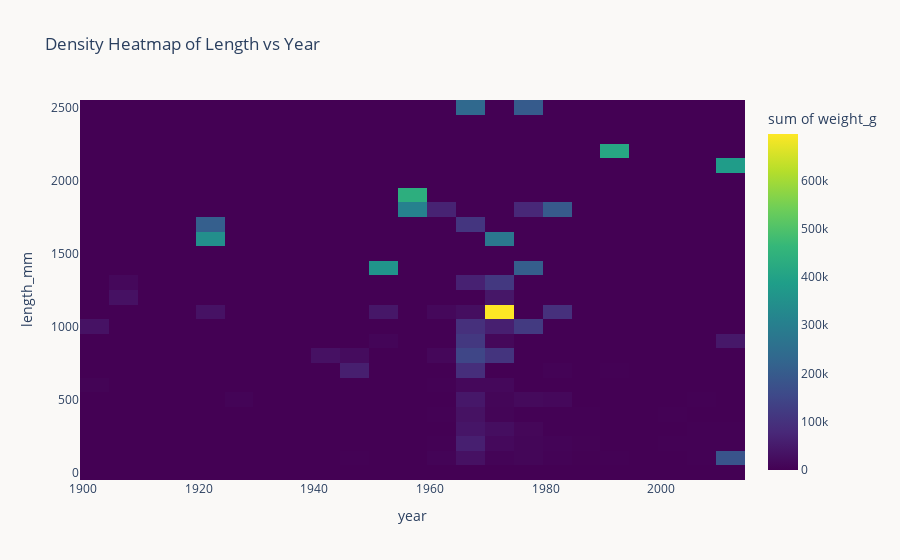

Source (notebook cell):
### Code cell
fig = px.density_heatmap(
    df, 
    x='year', 
    y='length_mm', 
    z='weight_g', 
    nbinsx=30, 
    nbinsy=30, 
    color_continuous_scale='Viridis',  # You can replace 'Viridis' with any other color scale
    title='Density Heatmap of Length vs Year'
)

# Update layout to change background color
fig.update_layout(
    plot_bgcolor='rgba(0, 0, 0, 0)',  # Set the plot background color (transparent in this case)
    paper_bgcolor='#FAF9F7'  # Set the background color around the plot
)

# Show the plot
fig.show()

### Figure 1 — Plotly figure (JSON) as saved in the notebook; plotly's stock layout.template omitted (floating-point values rounded to 4 significant figures; data arrays with more than 128 entries replaced by an {"elided": "..."} marker saying what was removed)
{"data": [{"coloraxis": "coloraxis", "histfunc": "sum", "hovertemplate": "year=%{x}<br>length_mm=%{y}<br>sum of weight_g=%{z}<extra></extra>", "name": "", "nbinsx": 30, "nbinsy": 30, "type": "histogram2d", "x": {"elided": "7592 int values"}, "xaxis": "x", "xbingroup": "x", "y": {"elided": "7592 float values"}, "yaxis": "y", "ybingroup": "y", "z": {"elided": "7592 float values"}}], "layout": {"coloraxis": {"colorbar": {"title": {"text": "sum of weight_g"}}, "colorscale": [[0, "#440154"], [0.1111, "#482878"], [0.2222, "#3e4989"], [0.3333, "#31688e"], [0.4444, "#26828e"], [0.5556, "#1f9e89"], [0.6667, "#35b779"], [0.7778, "#6ece58"], [0.8889, "#b5de2b"], [1, "#fde725"]]}, "legend": {"tracegroupgap": 0}, "paper_bgcolor": "#FAF9F7", "plot_bgcolor": "rgba(0, 0, 0, 0)", "title": {"text": "Density Heatmap of Length vs Year"}, "xaxis": {"anchor": "y", "domain": [0, 1], "title": {"text": "year"}}, "yaxis": {"anchor": "x", "domain": [0, 1], "title": {"text": "length_mm"}}}}
